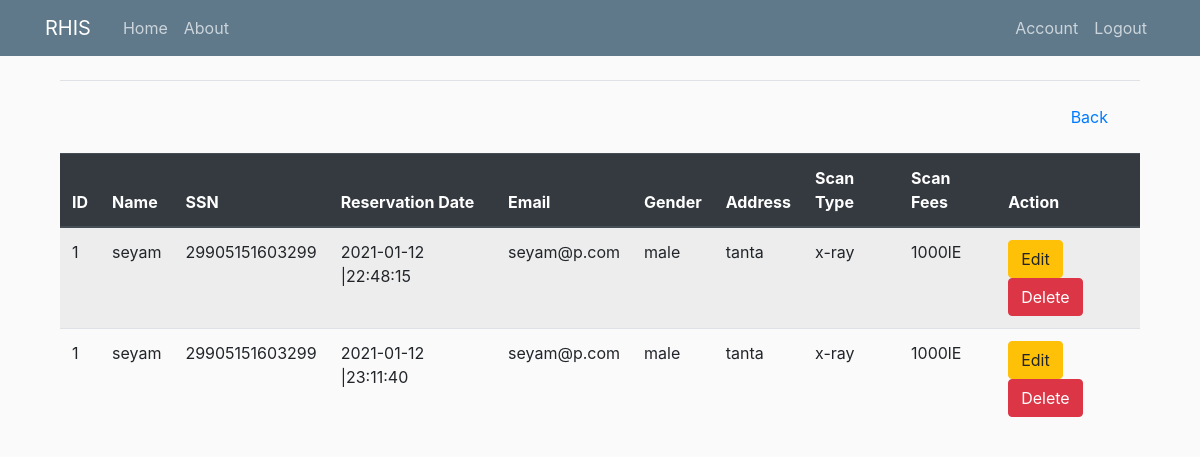
The app's page /patient/1/ with its own data.
### run.py (models this page shows, shortened)
class Scan(db.Model):
    id = db.Column(db.Integer, primary_key=True)
    scan_type = db.Column(db.String(100), nullable=False)
    scan_date = db.Column(db.DateTime, nullable=False, default=datetime.utcnow())
    fees = db.Column(db.Integer, nullable=False)
    image_file = db.Column(db.String(20), nullable=False, default='default.jpg')
    patient_id = db.Column(db.Integer, db.ForeignKey('patient.id'), nullable=False)

class Patient(db.Model):
    id = db.Column(db.Integer, primary_key=True)
    name = db.Column(db.String(50), unique=False, nullable=False)
    ssn = db.Column(db.String(14), unique=True, nullable=False)
    reserve_date = db.Column(db.DateTime, nullable=False, default = datetime.utcnow())
    email = db.Column(db.String(120), unique=True, nullable=False)
    gender = db.Column(db.String(6), nullable=False)
    address = db.Column(db.String(200))
    password = db.Column(db.String(60), nullable = False)
    scans = db.relationship('Scan', backref='scan_owner', lazy=True)
    birth_date = db.Column(db.String(), nullable=False)

### run.py (the view)
@app.route("/patient/<int:id>/")
def visit_patient(id):
    patient = Patient.query.filter_by(id = id).first()
    patient_data = Scan.query.filter_by(scan_owner = patient)
    print(patient_data)
    return render_template("patient_recep.html", p_data = patient_data)

### templates/patient_recep.html (shortened to what this page needs)
{% extends "layout.html" %}
{% block content %}
<div class="container">
    <div class="row">
        <div class="col md-12">
                <table class="table table-hover table-striped">
                    <thead class="thead-dark">
                        <tr>
                            <th>ID</th>
                            <th>Name</th>
                            <th>SSN</th>
                            <th>Reservation Date</th>
                            <th>Email</th>
                            <th>Gender</th>
                            <th>Address</th>
                            <th>Scan Type</th>
                            <th>Scan Fees</th>
                            <th>Action</th>
                        </tr>
                    </thead>
                    <tbody>
                        {% for row in p_data %}
                        <tr>
                            <td>{{row.scan_owner.id}}</td>
                            <td>{{row.scan_owner.name}}</td>
                            <td>{{row.scan_owner.ssn}}</td>
                            <td>{{row.scan_date.strftime('%Y-%m-%d |%H:%M:%S') }}</td>
                            <td>{{row.scan_owner.email}}</td>
                            <td>{{row.scan_owner.gender}}</td>
                            <td>{{row.scan_owner.address}}</td>
                            <td>{{row.scan_type}}</td>
                            <td>{{row.fees}}</td>
                            <td>
                                <a href="/patient/{{p_data.id}}" class="btn btn-warning btn-xs" data-toggle="modal"
                                    data-target="#modaledit{{p_data.id}}">Edit</a>
                                <a href="/delete/{{row.id}}" class="btn btn-danger btn-xs"
                                    onclick="return confirm('Are You Sure To Delete ?')">Delete</a>
                            </td>
                        </tr>
                        {% endfor %}
            </div>
            <div class="modal-footer">
                <a class="nav-item nav-link" href="{{ url_for('recep')}}">Back</a>
            </div>
        </div>
    </div>
</div>
{% endblock %}

### static/main.css (style rules this page uses)
body { background: #fafafa; color: #333333; margin-top: 5rem; }

### records on screen
Scan: scan_owner.id "1", scan_owner.name "seyam", scan_owner.ssn "29905151603299", scan_date "2021-01-12 |22:48:15", scan_owner.email "seyam@p.com", scan_owner.gender "male", scan_owner.address "tanta", scan_type "x-ray", fees "1000lE"
Scan: scan_owner.id "1", scan_owner.name "seyam", scan_owner.ssn "29905151603299", scan_date "2021-01-12 |23:11:40", scan_owner.email "seyam@p.com", scan_owner.gender "male", scan_owner.address "tanta", scan_type "x-ray", fees "1000lE"
